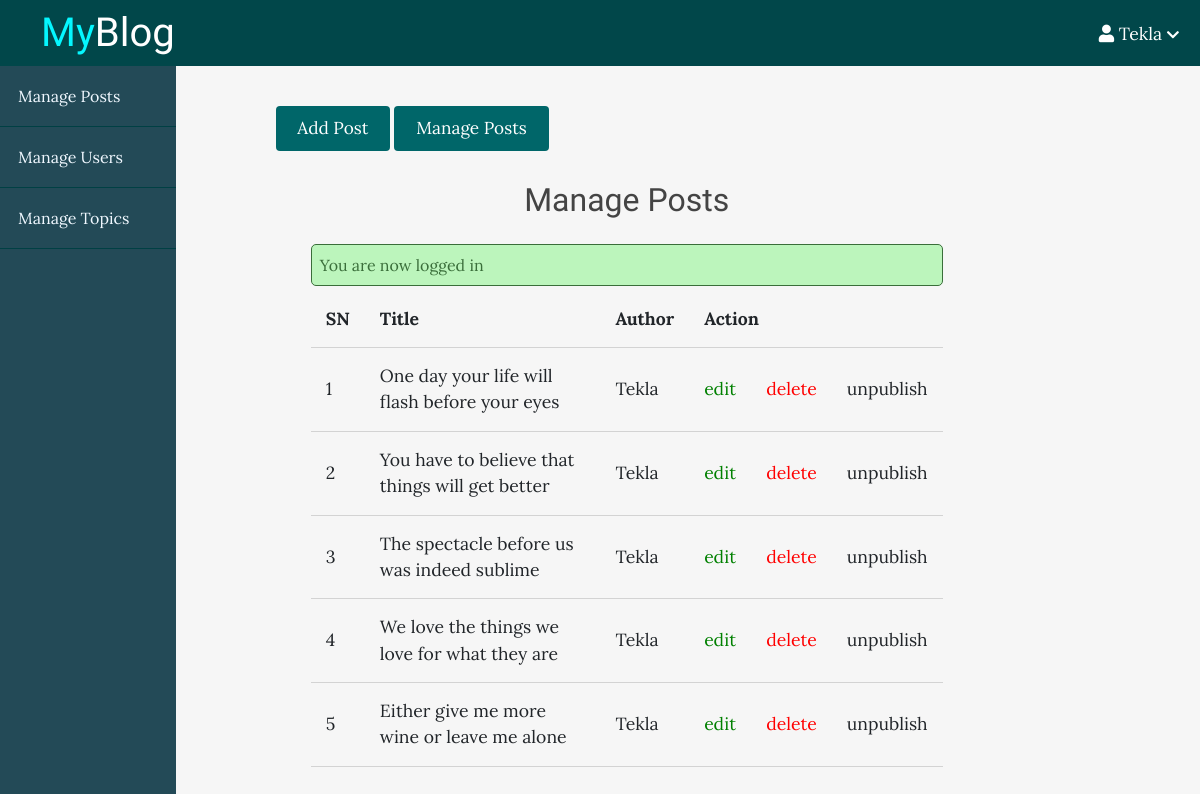
/blog/admin/posts/index.php (signed in), run on the app's committed database.
### tables this page shows
CREATE TABLE `posts` (
  `id` int(11) NOT NULL,
  `user_id` int(11) NOT NULL,
  `topic_id` int(11) DEFAULT NULL,
  `title` varchar(255) NOT NULL,
  `image` varchar(255) NOT NULL,
  `body` text NOT NULL,
  `published` tinyint(4) NOT NULL,
  `created_at` datetime NOT NULL DEFAULT current_timestamp()
);

### blog/app/database/db.php (called while the page is built, shortened)
<?php
    require('connect.php');
    function selectAll($table, $conditions = []){
        global $conn;
        $sql = "SELECT * FROM $table";
        if(empty($conditions)){
            $stmt = $conn->prepare($sql);
            $stmt->execute();
            $records = $stmt->get_result()->fetch_all(MYSQLI_ASSOC);
            return $records;
        }
    }
?>

### blog/app/controllers/posts.php (called while the page is built, shortened)
<?php
include(ROOT_PATH . "/app/database/db.php");
$table = 'posts';
$posts = selectAll($table);

### blog/admin/posts/index.php (the view, shortened to what this page needs)
<?php include(ROOT_PATH . "/app/controllers/posts.php"); ?>
<!DOCTYPE html>
<html lang="en">
<head>
    <link rel="stylesheet" href="https://maxcdn.bootstrapcdn.com/bootstrap/4.3.1/css/bootstrap.min.css">
    <link rel="stylesheet" href="https://use.fontawesome.com/releases/v5.6.3/css/all.css">
    <link rel="stylesheet" href="../../assets/css/style.css">
    <link rel="stylesheet" href="../../assets/css/admin.css">
</head>
<body>
    <?php include(ROOT_PATH . "/app/includes/adminHeader.php"); ?>
    <div class="admin-wrapper">
        <?php include(ROOT_PATH . "/app/includes/adminSidebar.php"); ?>
        <div class="admin-content">
            <div class="button-group">
                <a href="create.php" class="btn btn-big">Add Post</a>
                <a href="index.php" class="btn btn-big">Manage Posts</a>
            </div>
            <div class="content">
                <h2 class="page-title">Manage Posts</h2>
                <?php include(ROOT_PATH . "/app/includes/messages.php"); ?>
                <table>
                    <thead>
                        <th>SN</th>
                        <th>Title</th>
                        <th>Author</th>
                        <th colspan="3">Action</th>
                    </thead>
                    <tbody>
                        <?php foreach ($posts as $key =>$post): ?>
                        <tr>
                            <td><?php echo $key +1; ?></td>
                            <td><?php echo $post['title']; ?></td>
                            <td>Tekla</td>
                            <td><a href="edit.php?id=<?php echo $post['id']; ?>" class="edit">edit</a></td>
                            <td><a href="edit.php?delete_id=<?php echo $post['id']; ?>" class="delete">delete</a></td>
                            <?php if ($post['published']): ?>
                                <td><a href="edit.php?published=0&p_id=<?php echo$post['id'] ?>" class="unpublish">unpublish</a></td>
                            <?php else: ?>
                                <td><a href="edit.php?published=1&p_id=<?php echo$post['id'] ?>" class="publish">publish</a></td>
                            <?php endif; ?>
                        </tr>
                        <?php endforeach; ?>
                    </tbody>
                </table>
            </div>
        </div>
    </div>
</body>
</html>

### blog/assets/css/style.css (style rules this page uses)
* { box-sizing: border-box; }
html, body { height: 100%; padding: 0; margin: 0; background: #f6f6f6; font-family: 'Lora', serif; }
h1, h2, h3, h4, h5, h6 { font-family: 'Candal', serif; color: #444; margin: 5px; }
a { text-decoration: none; color: inherit; }
.btn { padding: 0.5rem 1rem; background: #006669; color: white; border: 1px solid transparent; font-size: 1.08em; font-family: 'Lora', serif; }
.btn-big { padding: 0.7rem 1.3rem; line-height: 1.3rem; }
.content { width: 90%; margin: 30px auto 30px; }

### blog/assets/css/admin.css (style rules this page uses)
.admin-wrapper { display: flex; height: calc(100% - 66px); }
.admin-wrapper .admin-content { flex: 8; height: 100%; padding: 40px 100px 100px; overflow-y: scroll; }
.admin-content .page-title { text-align: center; margin-bottom: 1.5rem; }
table { width: 100%; border-collapse: collapse; font-size: 1.1rem; }
th, td { padding: 15px; text-align: left; border-bottom: 1px solid #d3d3d3; }
.edit { color: green !important; }
.delete { color: red !important; }

### data on the page
posts: title "One day your life will flash before your eyes"
posts: title "You have to believe that things will get better"
posts: title "The spectacle before us was indeed sublime"
posts: title "We love the things we love for what they are"
posts: title "Either give me more wine or leave me alone"

### other printed values
$_SESSION['username'] "Tekla"
$_SESSION['message'] "You are now logged in"
